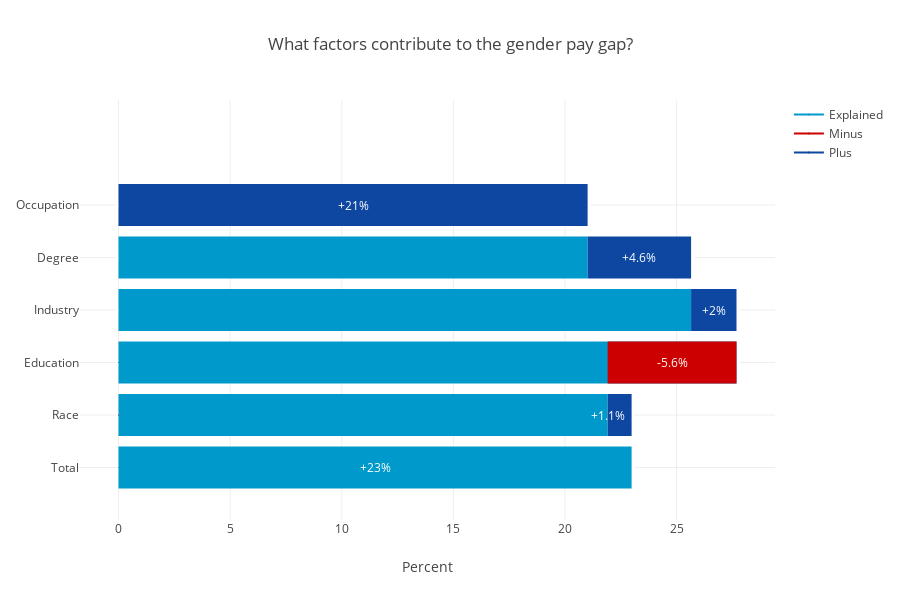

Here is the notebook cell this chart was saved with:
### Code cell
plotExplainedResults(results)

### Figure 1 — Plotly figure (JSON) as saved in the notebook; plotly's stock layout.template omitted (floating-point values rounded to 4 significant figures)
{"data": [{"marker": {"color": "white"}, "name": "", "showlegend": false, "type": "scatter", "uid": "d6a768a3-8e6c-44af-9a00-28b076dac9d8", "x": [0, 21.01], "y": [5, 5]}, {"marker": {"color": "white"}, "name": "", "showlegend": false, "type": "scatter", "uid": "28b646c9-2838-4b2b-89db-97f42c8372db", "x": [0, 21.01], "y": [4, 4]}, {"marker": {"color": "white"}, "name": "", "showlegend": false, "type": "scatter", "uid": "a2888812-aeaf-4279-b43a-63b4763ea569", "x": [21.01, 25.65], "y": [4, 4]}, {"marker": {"color": "white"}, "name": "", "showlegend": false, "type": "scatter", "uid": "41ae0e7a-02df-4841-a032-926f8c826161", "x": [0, 25.65], "y": [3, 3]}, {"marker": {"color": "white"}, "name": "", "showlegend": false, "type": "scatter", "uid": "58341faa-1922-49d7-ba4e-c2a541c1b813", "x": [25.65, 27.68], "y": [3, 3]}, {"marker": {"color": "white"}, "name": "", "showlegend": false, "type": "scatter", "uid": "47ef937c-9811-4100-b2b5-fc060050900d", "x": [0, 27.68], "y": [2, 2]}, {"marker": {"color": "white"}, "name": "", "showlegend": false, "type": "scatter", "uid": "9955cff1-c0c5-4264-8066-cda7fc79cd61", "x": [27.68, 21.91], "y": [2, 2]}, {"marker": {"color": "white"}, "name": "", "showlegend": false, "type": "scatter", "uid": "e920a995-f3c5-4784-9d7c-f2c5ac1e5fd4", "x": [0, 21.91], "y": [1, 1]}, {"marker": {"color": "white"}, "name": "", "showlegend": false, "type": "scatter", "uid": "8936ab72-3ad1-4add-9802-ddf54417c869", "x": [21.91, 22.98], "y": [1, 1]}, {"marker": {"color": "white"}, "name": "", "showlegend": false, "type": "scatter", "uid": "f0dc9438-2881-4774-a999-2b591a529d75", "x": [0, 22.98], "y": [0, 0]}, {"hoverinfo": "none", "marker": {"color": "rgb(0, 153, 204)", "size": 1}, "name": "Explained", "showlegend": true, "type": "scatter", "uid": "c769efac-917f-4373-a83e-b04495d7b7c8", "x": [0, 0], "y": [0, 0]}, {"hoverinfo": "none", "marker": {"color": "rgb(204, 0, 0)", "size": 1}, "name": "Minus", "showlegend": true, "type": "scatter", "uid": "79acd9a9-e34a-42f7-9142-38b71154e89d", "x": [0, 0], "y": [1, 1]}, {"hoverinfo": "none", "marker": {"color": "rgb(13, 71, 161)", "size": 1}, "name": "Plus", "showlegend": true, "type": "scatter", "uid": "6360b493-158c-43e9-902a-825c034eaee4", "x": [0, 0], "y": [2, 2]}], "layout": {"annotations": [{"font": {"color": "white"}, "showarrow": false, "text": "+1.1%", "x": 21.95, "y": 1}, {"font": {"color": "white"}, "showarrow": false, "text": "-5.6%", "x": 24.8, "y": 2}, {"font": {"color": "white"}, "showarrow": false, "text": "+2%", "x": 26.66, "y": 3}, {"font": {"color": "white"}, "showarrow": false, "text": "+4.6%", "x": 23.33, "y": 4}, {"font": {"color": "white"}, "showarrow": false, "text": "+21%", "x": 10.51, "y": 5}, {"font": {"color": "white"}, "showarrow": false, "text": "+23%", "x": 11.49, "y": 0}], "height": 600, "hovermode": "closest", "shapes": [{"fillcolor": "rgb(13, 71, 161)", "line": {"width": 0}, "opacity": 1, "type": "rect", "x0": 0, "x1": 21.01, "xref": "x", "y0": 4.6, "y1": 5.4, "yref": "y"}, {"fillcolor": "rgb(0, 153, 204)", "line": {"width": 0}, "opacity": 1, "type": "rect", "x0": 0, "x1": 21.01, "xref": "x", "y0": 3.6, "y1": 4.4, "yref": "y"}, {"fillcolor": "rgb(13, 71, 161)", "line": {"width": 0}, "opacity": 1, "type": "rect", "x0": 21.01, "x1": 25.65, "xref": "x", "y0": 3.6, "y1": 4.4, "yref": "y"}, {"fillcolor": "rgb(0, 153, 204)", "line": {"width": 0}, "opacity": 1, "type": "rect", "x0": 0, "x1": 25.65, "xref": "x", "y0": 2.6, "y1": 3.4, "yref": "y"}, {"fillcolor": "rgb(13, 71, 161)", "line": {"width": 0}, "opacity": 1, "type": "rect", "x0": 25.65, "x1": 27.68, "xref": "x", "y0": 2.6, "y1": 3.4, "yref": "y"}, {"fillcolor": "rgb(0, 153, 204)", "line": {"width": 0}, "opacity": 1, "type": "rect", "x0": 0, "x1": 27.68, "xref": "x", "y0": 1.6, "y1": 2.4, "yref": "y"}, {"fillcolor": "rgb(204, 0, 0)", "line": {"width": 0}, "opacity": 1, "type": "rect", "x0": 27.68, "x1": 21.91, "xref": "x", "y0": 1.6, "y1": 2.4, "yref": "y"}, {"fillcolor": "rgb(0, 153, 204)", "line": {"width": 0}, "opacity": 1, "type": "rect", "x0": 0, "x1": 21.91, "xref": "x", "y0": 0.6, "y1": 1.4, "yref": "y"}, {"fillcolor": "rgb(13, 71, 161)", "line": {"width": 0}, "opacity": 1, "type": "rect", "x0": 21.91, "x1": 22.98, "xref": "x", "y0": 0.6, "y1": 1.4, "yref": "y"}, {"fillcolor": "rgb(0, 153, 204)", "line": {"width": 0}, "opacity": 1, "type": "rect", "x0": 0, "x1": 22.98, "xref": "x", "y0": -0.4, "y1": 0.4, "yref": "y"}], "showlegend": true, "title": {"text": "What factors contribute to the gender pay gap?"}, "width": 900, "xaxis": {"rangeselector": {"buttons": [{"count": 7, "label": "1w", "step": "day", "stepmode": "backward"}, {"count": 1, "label": "1m", "step": "month", "stepmode": "backward"}, {"count": 6, "label": "6m", "step": "month", "stepmode": "backward"}, {"count": 1, "label": "YTD", "step": "year", "stepmode": "todate"}, {"count": 1, "label": "1y", "step": "year", "stepmode": "backward"}, {"step": "all"}]}, "showgrid": true, "title": {"text": "Percent"}, "zeroline": false}, "yaxis": {"autorange": false, "range": [-1, 7], "showgrid": true, "ticktext": ["Total", "Race", "Education", "Industry", "Degree", "Occupation"], "tickvals": [0, 1, 2, 3, 4, 5], "zeroline": false}}}
